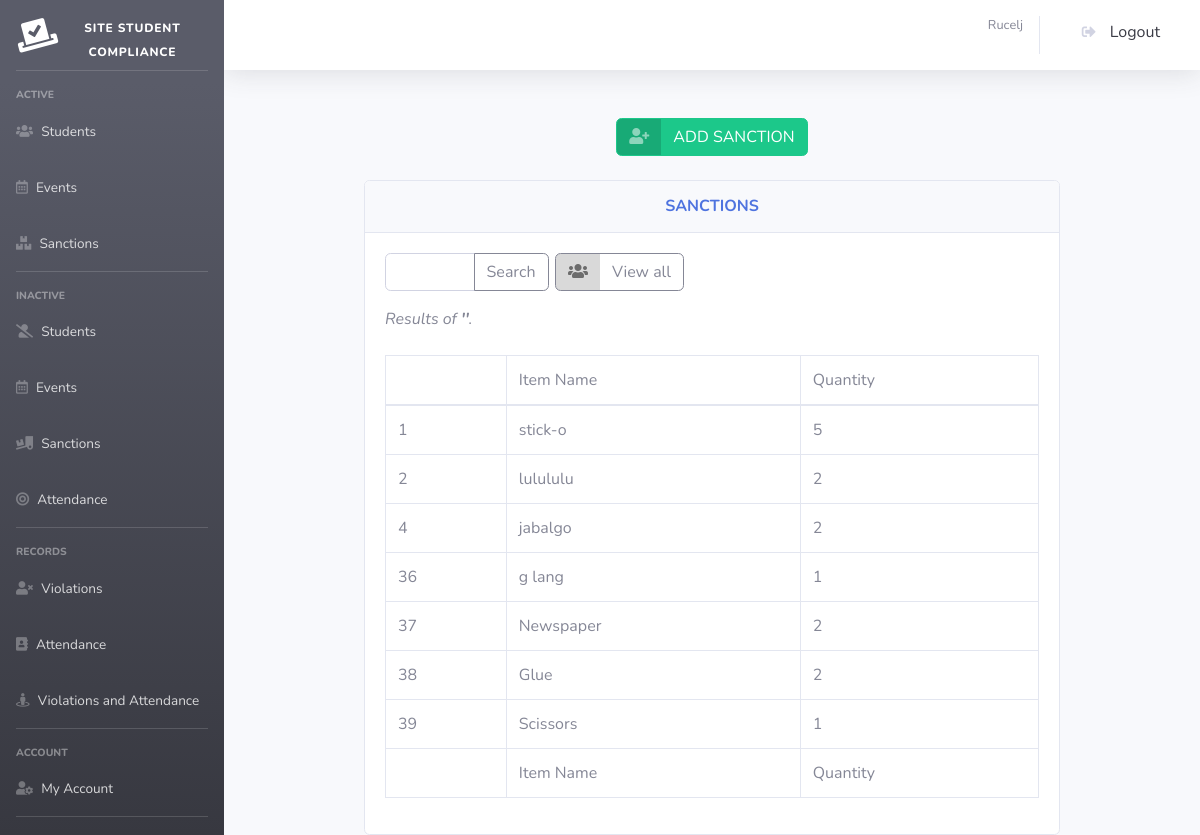
Screenshot of /sanc_search.php (signed in) with the database file from the repository.
### tables this page shows
CREATE TABLE `sanctions` (
  `sanction_id` int(11) NOT NULL,
  `sanction_name` text NOT NULL,
  `quantity` int(11) NOT NULL,
  `status` int(11) NOT NULL
);

### perfect_function.php (called while the page is built, shortened)
<?php
function getConnection()
{
	$servername = "localhost";
	$username = "root";
	$password = "";
	$dbname = "xx";
	$conn = new mysqli($servername, $username, $password, $dbname);
	return $conn;
}
function search_sanc($table_name, $search)
{
	$conn = getConnection();
	$sql = "SELECT * FROM $table_name where
	 sanction_id LIKE '%$search%' OR
	 sanction_name LIKE '%$search%' OR
	 quantity LIKE '%$search%'";
	$result = $conn->query($sql);
	return $result;
}
?>

### sanc_search.php (the view, shortened to what this page needs)
<?php
include "header.php";
include "perfect_function.php";
?>
<div align=center>
<br>
<a href="sanc_add.php" class="btn btn-success btn-icon-split">
    <span class="icon text-white-50">
        <i class="fas fa-user-plus"></i>
</span>
<span class="text">
    ADD SANCTION
</span>
</a>
<br><br>
<div class="card w-75">
            <div class="card-header py-3">
              <h6 class="m-0 font-weight-bold text-primary">SANCTIONS</h6>
            </div>
            <div class="card-body">
            <form method="post" action="sanc_search.php">
                    <div class="input-group mb-3 w-25" style="float: left;">
                    <input type="text" class="form-control" placeholder="" name="search" autocomplete="off" required>
                        <div class="input-group-append">
                            <button class="btn btn-outline-secondary" type="submit" id="button-addon2">Search</button>
                        </div>
                        </div>
                </form>
                <a href="sanc_manage.php" class="btn btn-outline-secondary btn-icon-split" style="float: left; margin-left: 1%;">
                    <span class="icon text-black-50">
                    <i class="fas fa-users"></i>
                </span>
                <span class="text">
                    View all
                </span>
                </a>
              <div class="table-responsive">
                <table class="table table-bordered" id="dataTable" width="100%" cellspacing="0">
    <thead>
    <tr>
        <td>&nbsp;</td>
        <td>Item Name</td>
        <td>Quantity</td>
    </tr>
    </thead>
    <tfoot>
    <tr>
        <td>&nbsp;</td>
        <td>Item Name</td>
        <td>Quantity</td>
    </tr>
    </tfoot>
    <tbody>
    <?php
        $table_name="sanctions";
        $search=$_POST['search'];
        echo "<div style='float:left;'><i>Results of <b>"
                ."'".$_POST['search']."'"
                ."</b>.</i><br><br></div>";
        $user_data=search_sanc($table_name, $search);
        foreach ($user_data as $key => $row) {
            $sanction_id=$row['sanction_id'];
            $sanction_name=$row['sanction_name'];
            $quantity=$row['quantity'];
    ?>
    <tr>
        <td><?= $sanction_id ?></td>
        <td><?= $sanction_name ?></td>
        <td><?= $quantity ?></td>
    </tr>
        <?php   }   ?>
    </tbody>
</table>
</div>
</div>
</div>

### rows the page displays
sanctions: sanction_id "1", sanction_name "stick-o", quantity "5"
sanctions: sanction_id "2", sanction_name "lulululu", quantity "2"
sanctions: sanction_id "4", sanction_name "jabalgo", quantity "2"
sanctions: sanction_id "36", sanction_name "g lang", quantity "1"
sanctions: sanction_id "37", sanction_name "Newspaper", quantity "2"
sanctions: sanction_id "38", sanction_name "Glue", quantity "2"
sanctions: sanction_id "39", sanction_name "Scissors", quantity "1"

### other values shown
$_SESSION['firstlast'] "Rucelj"
